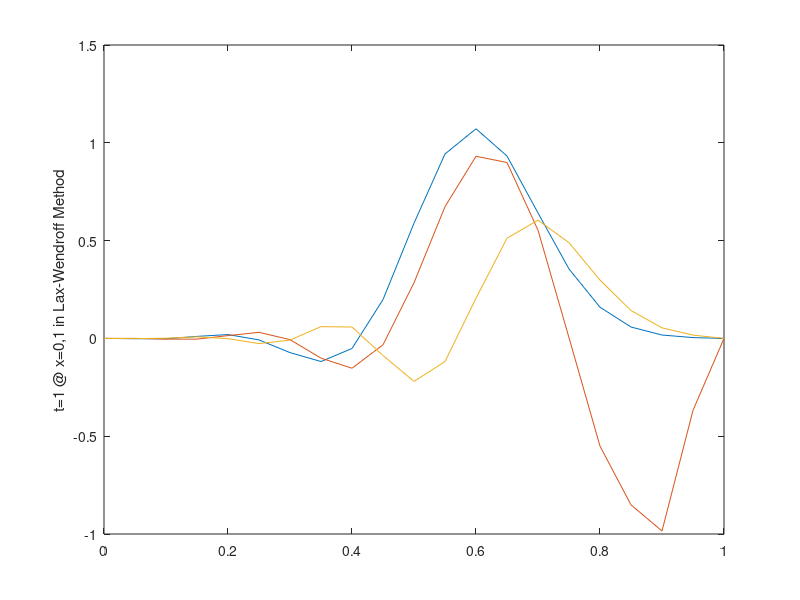

The MATLAB script that drew this image:
close all
clear
clc
nu=0.5;
h=0.05;
                                              % 1st IC Lax Method
Allvalues=zeros(21); 
un=zeros(21,1); 
u0=zeros(21,1);
u0(1:5,1)=u0(1:5,1)+1;                        % 1st IC
for j=1:21                                    % Temporal Nodes
for i=2:20                                    % Spatial  Nodes   
un(i,1)=(((nu^2)+nu)/2)*u0(i-1,1)  + (1-(nu^2))*u0(i,1) + (((nu^2)-nu)/2)*u0(i+1,1);
end
Allvalues(:,j)=un;
u0=un;
end
disp('  Values at t=1 s  :  ');
disp(un);
x=linspace(0,1,21);
plot(x,un);
hold on
%%
                                              % 2nd IC Lax Method
for s=1:21
 u0(s,1)=sin(4*pi*(s-1)*h);
end                                           % 2nd IC
for j=1:21                                    % Temporal Nodes
for i=2:20                                    % Spatial  Nodes   
un(i,1)=(((nu^2)+nu)/2)*u0(i-1,1)  + (1-(nu^2))*u0(i,1) + (((nu^2)-nu)/2)*u0(i+1,1);
end
Allvalues(:,j)=un;
u0=un;
end
disp('  Values at t=1 s  :  ');
disp(un);
plot(x,un);
hold on
%%
                                              % 3rd IC Lax Method
u0=zeros(21,1);
u0([5],[1])=1;
u0([6],[1])=1;                                % 3rd IC
for j=1:21                                    % Temporal Nodes
for i=2:20                                    % Spatial  Nodes   
un(i,1)=(((nu^2)+nu)/2)*u0(i-1,1)  + (1-(nu^2))*u0(i,1) + (((nu^2)-nu)/2)*u0(i+1,1);
end
Allvalues(:,j)=un;
u0=un;
end
disp('  Values at t=1 s  :  ');
disp(un);
plot(x,un);
ylabel(' t=1 @ x=0,1 in Lax-Wendroff Method ');